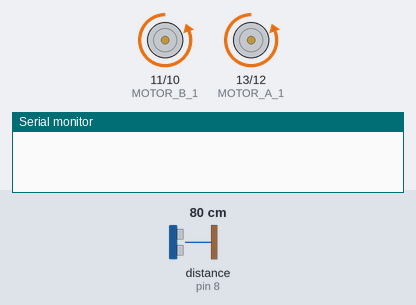
The sketch below on a simulated Arduino Uno, built with avr-gcc and run on an emulated ATmega328P. On the bench: motor-driver pin pairs drawn as motors (green arrow = first pin HIGH = forward, orange = second pin HIGH = backward, longer = more drive), the last lines printed to the serial monitor. Wiring (inferred from the names in the program): ultrasonic range finder: trigger pin 7; echo pin 8. The test bench sets the inputs (shaded band); at power-on: distance to the obstacle (sensor on pin 8) 80 cm. The echo pulse lasts 58.3 µs per cm.

Above: at 1.2 s.
1.3 s: distance to the obstacle (sensor on pin 8) set to 18 cm
2.8 s: distance to the obstacle (sensor on pin 8) set to 13 cm
At 3.3 s:
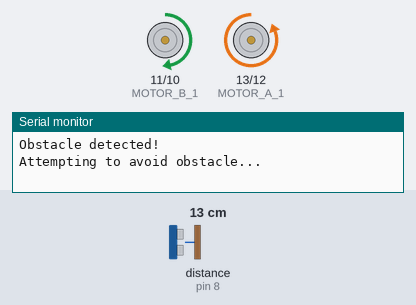
At 4.4 s:
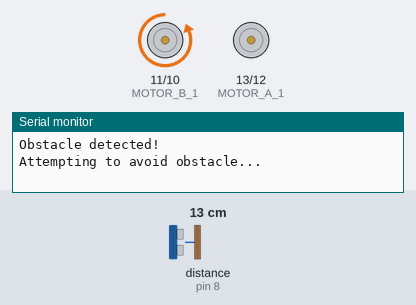
Timing chart, 0 to 11.8 s (numbered marks = the images above; inputs shaded):
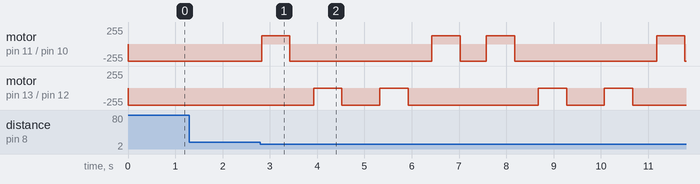

The sketch:

Sensor.ino
```cpp
// --- Pin Definitions ---
const int TRIGPIN = 7;  // TRIG pin to trigger the ultrasonic sensor
const int ECHOPIN = 8;  // ECHO pin to receive the signal from the ultrasonic sensor
long _duration;         // Variable to store the pulse duration from the sensor
int _distance;          // Variable to store the calculated distance in centimeters

// Motor pins
const int MOTOR_A_1 = 13;  // Motor A control pin 1
const int MOTOR_A_2 = 12;  // Motor A control pin 2
const int MOTOR_B_1 = 11;  // Motor B control pin 1
const int MOTOR_B_2 = 10;  // Motor B control pin 2

// --- Constants & Thresholds ---
const int OBSTACLE_THRESHOLD = 15;  // Threshold to detect obstacles (in cm)
const int TURN_TIME = 600;          // Time in milliseconds for 90° turns (adjustable)
const int FORWARD_TIME_1 = 500;   // Time to move forward the first distance (short distance)
const int FORWARD_TIME_2 = 800;   // Time to move forward the second distance (long distance)

// Enum to define turn directions
enum TurnDirection {
  NONE,
  LEFT,
  RIGHT
};

// Global variable to track last avoidance maneuver
TurnDirection lastAvoidanceTurn = NONE;

// Function prototypes
void robotForward();
void robotRight();
void robotLeft();
void stopMotors();
int getDistance();
void avoidObstacle();
void setLastAvoidance(TurnDirection direction);

// --- Setup Function ---
void setup() {
  Serial.begin(9600);  // Initialize serial communication for debugging (9600 baud rate)

  // Set up the ultrasonic sensor pins
  pinMode(TRIGPIN, OUTPUT);
  pinMode(ECHOPIN, INPUT);

  // Set up motor control pins
  pinMode(MOTOR_A_1, OUTPUT);
  pinMode(MOTOR_A_2, OUTPUT);
  pinMode(MOTOR_B_1, OUTPUT);
  pinMode(MOTOR_B_2, OUTPUT);

  stopMotors();  // Ensure motors are stopped initially
}

// --- Main Loop Function ---
void loop() {
  // Get front distance
  _distance = getDistance();  // Measure distance with the front sensor

  // Output the distance for debugging (can be removed for faster performance)
  // Serial.print("Front Distance: ");
  // Serial.print(_distance);
  // Serial.println(" cm");

  // Step 1: Always move forward
  robotForward();  // Always keep moving forward

  // Step 2: If obstacle detected, stop and try to move around
  if (_distance <= OBSTACLE_THRESHOLD) {
    stopMotors();  // Stop the robot if an obstacle is detected
    Serial.println("Obstacle detected!");

    avoidObstacle();  // Try to avoid the obstacle
  }

  delay(50);  // Reduced delay to make loop faster (was previously 100)
}

// --- Sensor Functions ---
// Function to measure distance using the ultrasonic sensor
int getDistance() {
  long duration;
  int distance;

  // Send a 10-microsecond pulse to trigger the sensor
  digitalWrite(TRIGPIN, LOW);
  delayMicroseconds(2);
  digitalWrite(TRIGPIN, HIGH);
  delayMicroseconds(10);
  digitalWrite(TRIGPIN, LOW);

  // Measure the duration of the pulse received on the ECHO pin
  duration = pulseIn(ECHOPIN, HIGH);

  // Calculate the distance in centimeters
  distance = duration * 0.0343 / 2;  // Speed of sound is 0.0343 cm/μs, divide by 2 for round trip
  return distance;
}

// --- Motor Control Functions ---
// Function to move the robot forward
void robotForward() {
  analogWrite(MOTOR_A_1, 0);
  analogWrite(MOTOR_A_2, 255);
  analogWrite(MOTOR_B_1, 0);
  analogWrite(MOTOR_B_2, 255);
}

// Function to stop all motors
void stopMotors() {
  analogWrite(MOTOR_A_1, 0);
  analogWrite(MOTOR_A_2, 0);
  analogWrite(MOTOR_B_1, 0);
  analogWrite(MOTOR_B_2, 0);
}

// --- Turning Functions ---
// Function to turn the robot right by ≈ 90º
void robotRight() {
  analogWrite(MOTOR_A_1, 0);
  analogWrite(MOTOR_A_2, 255);  // Left Wheel moves forward
  analogWrite(MOTOR_B_1, 126);  // Right Wheel moves backward at a lower speed
  analogWrite(MOTOR_B_2, 0);

  delay(TURN_TIME);  // Delay for the turn
  stopMotors();      // Stop after the turn
}

// Function to turn the robot left ≈ 90º
void robotLeft() {
  analogWrite(MOTOR_A_1, 126);  //Left Wheel moves backward at a lower speed
  analogWrite(MOTOR_A_2, 0);
  analogWrite(MOTOR_B_1, 0);
  analogWrite(MOTOR_B_2, 255);  //Right Wheel moves forward

  delay(TURN_TIME);  // Delay for the turn
  stopMotors();      // Stop after the turn
}

// --- Avoidance Functions ---
// Function to avoid obstacles based on the new pattern when initially turning Right
void avoidObstacle() {
  Serial.println("Attempting to avoid obstacle...");

  // Step 1: Turn Right and move forward a short distance
  robotRight();
  robotForward();
  delay(FORWARD_TIME_1);

  // Step 2: Turn Left and move forward a longer distance
  robotLeft();
  robotForward();
  delay(FORWARD_TIME_2);

  // Step 3: Turn Left again and move forward the same distance as Step 2
  robotLeft();
  robotForward();
  delay(FORWARD_TIME_1);

  // Step 4: Turn Right again and move forward the same distance as Step 1
  robotRight();
  robotForward();
  delay(FORWARD_TIME_1);

  // Step 5: Continue normal path
  Serial.println("Obstacle avoidance completed. Continuing normal behavior.");
}

// Function to store the last avoidance maneuver
void setLastAvoidance(TurnDirection direction) {
  lastAvoidanceTurn = direction;
}
```

Measured:
- the behaviour switches between 16 and 15 cm on distance to the obstacle (sensor on pin 8) (found by bisection; images 0 and 1)
- after the input at 1.3 s, every drawn part: stays the same
